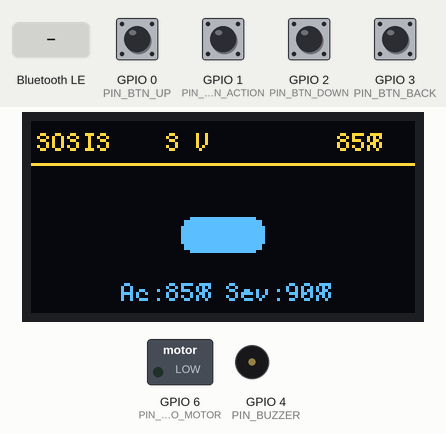
Recording of a sketch running on a simulated ESP32-C3. On the bench: 128×64 one-colour display, switched loads named in the sketch (green lamp = pin HIGH), buzzer (waves = sounding). The test bench sets the inputs (shaded band); at power-on: GPIO 0 (PIN_BTN_UP), GPIO 1 (PIN_BTN_ACTION), GPIO 2 (PIN_BTN_DOWN), GPIO 3 (PIN_BTN_BACK) HIGH. The OLED is the two-colour kind (top 16 rows yellow); nothing arrives over Bluetooth unless stated; a phone connects over Bluetooth LE 3 s after start.

Above: at 1.5 s.
1.6 s: Bluetooth LE write "1" received
At 2.57 s:
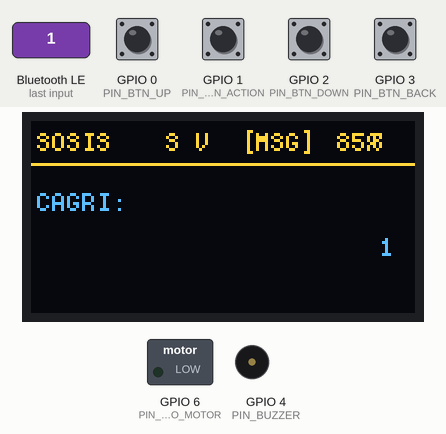
3.9 s: GPIO 2 (PIN_BTN_DOWN) pulled LOW for 1 s
At 5.02 s:
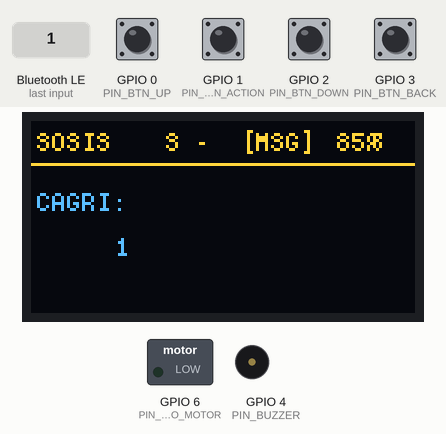
5.5 s: GPIO 3 (PIN_BTN_BACK) pulled LOW for 0.15 s
At 6.1 s:
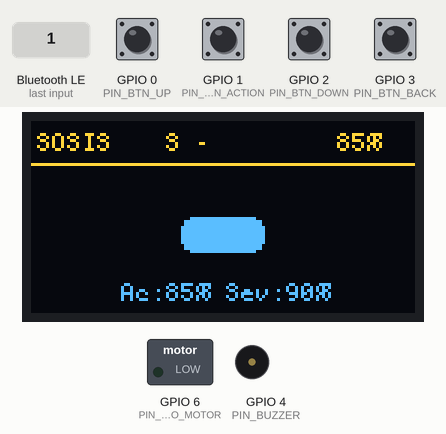
7.2 s: GPIO 2 (PIN_BTN_DOWN) pulled LOW for 1 s
At 7.92 s:
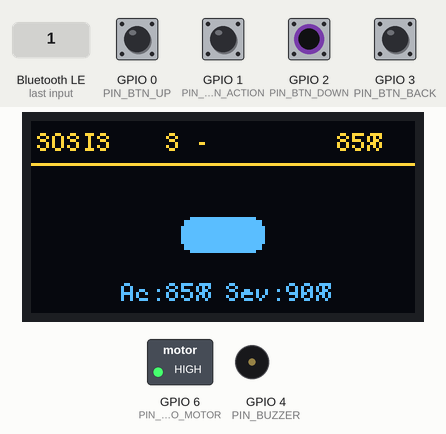
9.7 s: GPIO 1 (PIN_BTN_ACTION) pulled LOW for 0.15 s
At 10.3 s:
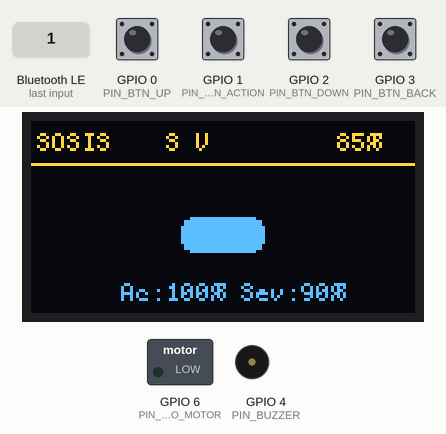
11.4 s: GPIO 0 (PIN_BTN_UP) pulled LOW for 1 s
At 12.12 s:
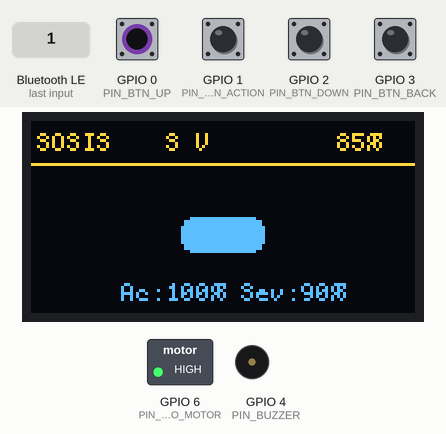
Timing chart, 0 to 14.4 s (numbered marks = the images above; inputs shaded):
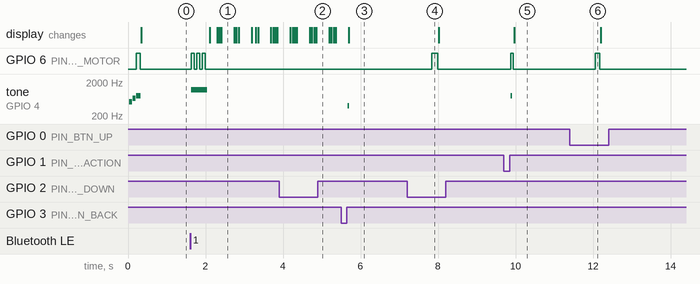

The sketch:

socies_esp32.ino
```cpp
/**
 * SOCIES SANAL BEBEK & ÇAĞRI CİHAZI (PAGER) - ESP32 FIRMWARE
 *
 * Donanım Mimarisi:
 *  - Mikrodenetleyici: ESP32-C3 SuperMini (160MHz RISC-V, BLE 5.0, WiFi)
 *  - Ekran (Solda): 0.96" 128x64 I2C OLED (SSD1315/SSD1306, Sarı-Mavi çift bölge)
 *  - Düğmeler (Sağda Dikey 4 Tuş):
 *      Tuş 1 (Yukarı): Kısa -> Menüde Yukarı | Uzun (600ms) -> Ses Aç/Kapat (Mute)
 *      Tuş 2 (Seç):   Kısa -> Aksiyon/Etkileşim | Uzun (600ms) -> BLE Eşleşme Modu
 *      Tuş 3 (Aşağı):  Kısa -> Menüde Aşağı  | Uzun (600ms) -> Titreşim Aç/Kapat
 *      Tuş 4 (Geri):   Kısa -> İptal/Geri    | Uzun (600ms) -> TÜM İHTİYAÇLAR HUD
 *  - Dokunsal Geri Bildirim: Mini 1027 ERM Titreşim Motoru (N-MOSFET sürücülü)
 *  - Ses Geri Bildirimi: Pasif Piezo Buzzer (LEDC PWM Donanımsal Ses)
 *  - Güç: 3.7V Li-Po Pil + TP4056 USB-C Korumalı Şarj Modülü + ADC Gerilim Bölücü
 *
 * Ana Karakter: SOSİS (Tombiş Gurme Maskot)
 * Sosyal Modül: Pager (Çağrı Cihazı) Kayan Yazı Mesajlaşması & Arkadaş Dürtme (Poke)
 */

#include <Arduino.h>
#include <Wire.h>
#include <U8g2lib.h>
#include <NimBLEDevice.h>
#include <Preferences.h>

// PIN TANIMLARI
#define PIN_OLED_SDA      8
#define PIN_OLED_SCL      9
#define PIN_BTN_UP        0 // En Üst Tuş (Yukarı)
#define PIN_BTN_ACTION    1 // Üst-Orta Tuş (Seç/Aksiyon)
#define PIN_BTN_DOWN      2 // Alt-Orta Tuş (Aşağı)
#define PIN_BTN_BACK      3 // En Alt Tuş (İptal/Durum)
#define PIN_BUZZER        4 // Pasif Buzzer (+)
#define PIN_VIBRO_MOTOR   6 // Titreşim Motoru N-MOSFET Gate
#define PIN_BATTERY_ADC   5 // Pil Gerilim Bölücü (100k/100k)

#define LONG_PRESS_TIME_MS 600

// OLED EKRAN TANIMI (SSD1306 / SSD1315 128x64 I2C)
U8G2_SSD1306_128X64_NONAME_F_HW_I2C u8g2(U8G2_R0, U8X8_PIN_NONE, PIN_OLED_SCL, PIN_OLED_SDA);

// BLE GATT TANIMLARI
#define SERVICE_UUID        "180F" // Socies Ana Servis
#define CHAR_TELEMETRY_UUID "2A19" // Canlı İhtiyaç & Durum Bildirimi (Notify)
#define CHAR_PAGER_UUID     "2A21" // Çağrı Cihazı Metin Mesajı (Write)

NimBLEServer* pServer = nullptr;
NimBLECharacteristic* pTelemetryChar = nullptr;
NimBLECharacteristic* pPagerChar = nullptr;
Preferences prefs;

// SİSTEM AYARLARI
struct DeviceSettings {
  bool soundEnabled;
  bool vibrationEnabled;
  bool isSleeping;
};
DeviceSettings settings = { true, true, false };

// SİMS İHTİYAÇLARI & SOSİS DURUMU
struct SausagePet {
  uint8_t stage;        // 0: Yumurta, 1: Bebek Sosis, 2: Çocuk Sosis, 3: Yetişkin Sosis, 4: Pastırma Kozası, 5: Siber Mega Sosis
  uint16_t ageDays;
  uint32_t totalScore;

  // 7 Sims İhtiyacı (0 - 100)
  int hunger;
  int fun;
  int love;
  int sleep;
  int toilet;
  int clean;
  int social; // Madde 8: Sıfırlansa da kitlemez; yüksek olunca bonus verir

  char activePagerMsg[33];
  bool hasNewPagerMsg;
  int pagerScrollPos;
};

SausagePet sosis = { 1, 1, 180, 85, 75, 90, 70, 80, 80, 65, "Hos geldin!", false, 128 };

// BUTON BASMA TAKİP YAPISI
struct ButtonTracker {
  uint8_t pin;
  unsigned long pressStartTime;
  bool isPressed;
  bool longTriggered;
};

ButtonTracker btnUp    = { PIN_BTN_UP, 0, false, false };
ButtonTracker btnOk    = { PIN_BTN_ACTION, 0, false, false };
ButtonTracker btnDown  = { PIN_BTN_DOWN, 0, false, false };
ButtonTracker btnBack  = { PIN_BTN_BACK, 0, false, false };

// ==========================================
// TİTREŞİM VE SES GERİ BİLDİRİM MOTORU
// ==========================================
void triggerVibration(int durationMs) {
  if (!settings.vibrationEnabled) return;
  digitalWrite(PIN_VIBRO_MOTOR, HIGH);
  delay(durationMs);
  digitalWrite(PIN_VIBRO_MOTOR, LOW);
}

void playTone(int freq, int durationMs) {
  if (!settings.soundEnabled) return;
  tone(PIN_BUZZER, freq, durationMs);
}

void soundHappy() {
  playTone(523, 80); delay(90);
  playTone(659, 80); delay(90);
  playTone(784, 120);
  triggerVibration(100);
}

void soundPagerAlert() {
  // 90'lar Çağrı Cihazı Melodisi ve Titreşim Dizisi
  for (int i = 0; i < 3; i++) {
    if (settings.vibrationEnabled) digitalWrite(PIN_VIBRO_MOTOR, HIGH);
    playTone(1200, 70);
    delay(80);
    if (settings.vibrationEnabled) digitalWrite(PIN_VIBRO_MOTOR, LOW);
    delay(60);
  }
}

// ==========================================
// PAGER (ÇAĞRI CİHAZI) BLE CALLBACK
// ==========================================
class PagerCallback: public NimBLECharacteristicCallbacks {
  void onWrite(NimBLECharacteristic* pChar) {
    std::string msg = pChar->getValue();
    if (msg.length() > 0) {
      strncpy(sosis.activePagerMsg, msg.c_str(), 32);
      sosis.activePagerMsg[32] = '\0';
      sosis.hasNewPagerMsg = true;
      sosis.pagerScrollPos = 128; // Ekranın sağından başlat
      soundPagerAlert();
    }
  }
};

// ==========================================
// BUTON KISA VE UZUN BASMA İŞLEYİCİLERİ
// ==========================================
void onUpShort()   { playTone(600, 30); /* Menüde yukarı */ }
void onUpLong()    { settings.soundEnabled = !settings.soundEnabled; triggerVibration(120); }

void onOkShort()   {
  playTone(800, 40);
  sosis.hunger = min(100, sosis.hunger + 25);
  sosis.totalScore += 10;
  triggerVibration(60);
}
void onOkLong()    { playTone(950, 100); triggerVibration(150); /* BLE Eşleşme Modu */ }

void onDownShort() { playTone(600, 30); /* Menüde aşağı */ }
void onDownLong()  { settings.vibrationEnabled = !settings.vibrationEnabled; triggerVibration(150); }

void onBackShort() { playTone(400, 40); sosis.hasNewPagerMsg = false; }
void onBackLong()  { playTone(750, 60); triggerVibration(120); /* TÜM İHTİYAÇLAR HUD */ }

void handleButton(ButtonTracker &btn, void (*shortFn)(), void (*longFn)()) {
  int val = digitalRead(btn.pin);
  if (val == LOW) {
    if (!btn.isPressed) {
      btn.isPressed = true;
      btn.pressStartTime = millis();
      btn.longTriggered = false;
    } else {
      if (!btn.longTriggered && (millis() - btn.pressStartTime >= LONG_PRESS_TIME_MS)) {
        btn.longTriggered = true;
        longFn();
      }
    }
  } else {
    if (btn.isPressed) {
      if (!btn.longTriggered) {
        shortFn();
      }
      btn.isPressed = false;
    }
  }
}

// ==========================================
// EKRAN ÇİZİM MOTORU (128x64 Sarı-Mavi)
// ==========================================
void renderScreen() {
  u8g2.clearBuffer();

  // --- ÜST 16 PİKSEL (SARI ALAN: DURUM ÇUBUĞU) ---
  u8g2.setFont(u8g2_font_profont10_mr);
  u8g2.setCursor(2, 10);
  u8g2.print("SOSIS");

  u8g2.setCursor(45, 10);
  u8g2.print(settings.soundEnabled ? "S" : "-");
  u8g2.setCursor(55, 10);
  u8g2.print(settings.vibrationEnabled ? "V" : "-");

  if (sosis.hasNewPagerMsg) {
    u8g2.setCursor(70, 10);
    u8g2.print("[MSG]");
  }

  u8g2.setCursor(102, 10);
  u8g2.print("85%");

  u8g2.drawHLine(0, 14, 128); // Sarı-Mavi ayırıcı çizgi

  // --- ALT 48 PİKSEL (MAVİ ALAN: OYUN VEYA PAGER) ---
  if (sosis.hasNewPagerMsg) {
    u8g2.setCursor(2, 30);
    u8g2.print("CAGRI:");
    u8g2.setCursor(sosis.pagerScrollPos, 45);
    u8g2.print(sosis.activePagerMsg);
    sosis.pagerScrollPos -= 2;
    if (sosis.pagerScrollPos < -150) sosis.pagerScrollPos = 128;
  } else {
    // Sosis Sprite Çizimi
    u8g2.drawRBox(50, 32, 28, 12, 4); // Kıvrık sosis gövdesi
    u8g2.setCursor(30, 60);
    u8g2.printf("Ac:%d%% Sev:%d%%", sosis.hunger, sosis.love);
  }

  u8g2.sendBuffer();
}

void setup() {
  Serial.begin(115200);

  pinMode(PIN_BTN_UP, INPUT_PULLUP);
  pinMode(PIN_BTN_ACTION, INPUT_PULLUP);
  pinMode(PIN_BTN_DOWN, INPUT_PULLUP);
  pinMode(PIN_BTN_BACK, INPUT_PULLUP);
  pinMode(PIN_BUZZER, OUTPUT);
  pinMode(PIN_VIBRO_MOTOR, OUTPUT);

  digitalWrite(PIN_VIBRO_MOTOR, LOW);

  u8g2.begin();

  // NimBLE Başlatma
  NimBLEDevice::init("Socies_Pager_C3");
  pServer = NimBLEDevice::createServer();
  NimBLEService* pService = pServer->createService(SERVICE_UUID);
  pTelemetryChar = pService->createCharacteristic(CHAR_TELEMETRY_UUID, NIMBLE_PROPERTY::READ | NIMBLE_PROPERTY::NOTIFY);
  pPagerChar = pService->createCharacteristic(CHAR_PAGER_UUID, NIMBLE_PROPERTY::WRITE);
  pPagerChar->setCallbacks(new PagerCallback());
  pService->start();
  NimBLEDevice::getAdvertising()->start();

  soundHappy();
}

void loop() {
  handleButton(btnUp, onUpShort, onUpLong);
  handleButton(btnOk, onOkShort, onOkLong);
  handleButton(btnDown, onDownShort, onDownLong);
  handleButton(btnBack, onBackShort, onBackLong);

  renderScreen();
  delay(30);
}
```

Measured:
- after the input at 1.6 s, GPIO 6 (PIN_VIBRO_MOTOR): alternates HIGH for 0.08 s and LOW for 0.06 s, 6 changes in all, then stays LOW, starting at once; tone on GPIO 4 (PIN_BUZZER): silent → 1200 Hz at once, → silent 0.42 s later; the display: first changes after 0.51 s (image 1 shows a later state)
- after the input at 3.9 s, the display: first differs from a run without the input after 0.79 s (image 2 shows a later state)
- after the input at 5.5 s, tone on GPIO 4 (PIN_BUZZER): silent → 400 Hz after 0.17 s, → silent 0.04 s later; the display: changes after 0.19 s (image 3)
- after the input at 7.2 s, GPIO 6 (PIN_VIBRO_MOTOR): LOW → HIGH after 0.64 s, → LOW 0.15 s later
- after the input at 9.7 s, GPIO 6 (PIN_VIBRO_MOTOR): LOW → HIGH after 0.18 s, → LOW 0.06 s later; tone on GPIO 4 (PIN_BUZZER): silent → 800 Hz after 0.18 s, → silent 0.04 s later; the display: changes after 0.27 s (image 5)
- after the input at 11.4 s, GPIO 6 (PIN_VIBRO_MOTOR): LOW → HIGH after 0.66 s, → LOW 0.12 s later
- by itself, tone on GPIO 4 (PIN_BUZZER): plays 523 Hz for 0.08 s, 659 Hz for 0.08 s, 784 Hz for 0.12 s
